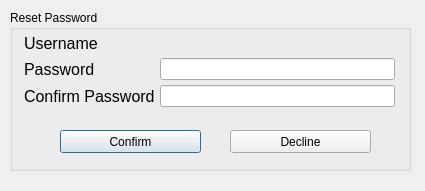
<?xml version="1.0" encoding="UTF-8"?>
<ui version="4.0">
 <class>Dialog</class>
 <widget class="QDialog" name="Dialog">
  <property name="geometry">
   <rect>
    <x>0</x>
    <y>0</y>
    <width>425</width>
    <height>191</height>
   </rect>
  </property>
  <property name="windowTitle">
   <string>Dialog</string>
  </property>
  <widget class="QGroupBox" name="groupBox">
   <property name="geometry">
    <rect>
     <x>10</x>
     <y>10</y>
     <width>401</width>
     <height>161</height>
    </rect>
   </property>
   <property name="title">
    <string>Reset Password</string>
   </property>
   <widget class="QWidget" name="formLayoutWidget">
    <property name="geometry">
     <rect>
      <x>9</x>
      <y>19</y>
      <width>381</width>
      <height>129</height>
     </rect>
    </property>
    <layout class="QFormLayout" name="formLayout">
     <property name="horizontalSpacing">
      <number>5</number>
     </property>
     <property name="verticalSpacing">
      <number>5</number>
     </property>
     <property name="leftMargin">
      <number>5</number>
     </property>
     <property name="topMargin">
      <number>5</number>
     </property>
     <property name="rightMargin">
      <number>5</number>
     </property>
     <property name="bottomMargin">
      <number>5</number>
     </property>
     <item row="0" column="0">
      <widget class="QLabel" name="usernameLabel">
       <property name="font">
        <font>
         <pointsize>12</pointsize>
        </font>
       </property>
       <property name="text">
        <string>Username</string>
       </property>
      </widget>
     </item>
     <item row="0" column="1">
      <widget class="QLabel" name="currentUsername">
       <property name="text">
        <string/>
       </property>
      </widget>
     </item>
     <item row="1" column="0">
      <widget class="QLabel" name="newPasswordLabel">
       <property name="font">
        <font>
         <pointsize>12</pointsize>
        </font>
       </property>
       <property name="text">
        <string>Password</string>
       </property>
      </widget>
     </item>
     <item row="1" column="1">
      <widget class="QLineEdit" name="newPasswordEdit">
       <property name="echoMode">
        <enum>QLineEdit::Password</enum>
       </property>
      </widget>
     </item>
     <item row="2" column="0">
      <widget class="QLabel" name="confirmNewPasswordLabel">
       <property name="font">
        <font>
         <pointsize>12</pointsize>
        </font>
       </property>
       <property name="text">
        <string>Confirm Password</string>
       </property>
      </widget>
     </item>
     <item row="2" column="1">
      <widget class="QLineEdit" name="confirmNewPasswordEdit">
       <property name="echoMode">
        <enum>QLineEdit::Password</enum>
       </property>
      </widget>
     </item>
    </layout>
   </widget>
   <widget class="QPushButton" name="changePasswordButton">
    <property name="geometry">
     <rect>
      <x>50</x>
      <y>120</y>
      <width>141</width>
      <height>23</height>
     </rect>
    </property>
    <property name="text">
     <string>Confirm</string>
    </property>
   </widget>
   <widget class="QPushButton" name="declineButton">
    <property name="geometry">
     <rect>
      <x>220</x>
      <y>120</y>
      <width>141</width>
      <height>23</height>
     </rect>
    </property>
    <property name="text">
     <string>Decline</string>
    </property>
   </widget>
  </widget>
 </widget>
 <tabstops>
  <tabstop>newPasswordEdit</tabstop>
  <tabstop>confirmNewPasswordEdit</tabstop>
  <tabstop>changePasswordButton</tabstop>
 </tabstops>
 <resources/>
 <connections>
  <connection>
   <sender>declineButton</sender>
   <signal>clicked()</signal>
   <receiver>Dialog</receiver>
   <slot>close()</slot>
   <hints>
    <hint type="sourcelabel">
     <x>300</x>
     <y>161</y>
    </hint>
    <hint type="destinationlabel">
     <x>212</x>
     <y>102</y>
    </hint>
   </hints>
  </connection>
  <connection>
   <sender>changePasswordButton</sender>
   <signal>clicked()</signal>
   <receiver>Dialog</receiver>
   <slot>close()</slot>
   <hints>
    <hint type="sourcelabel">
     <x>140</x>
     <y>161</y>
    </hint>
    <hint type="destinationlabel">
     <x>212</x>
     <y>102</y>
    </hint>
   </hints>
  </connection>
 </connections>
</ui>
